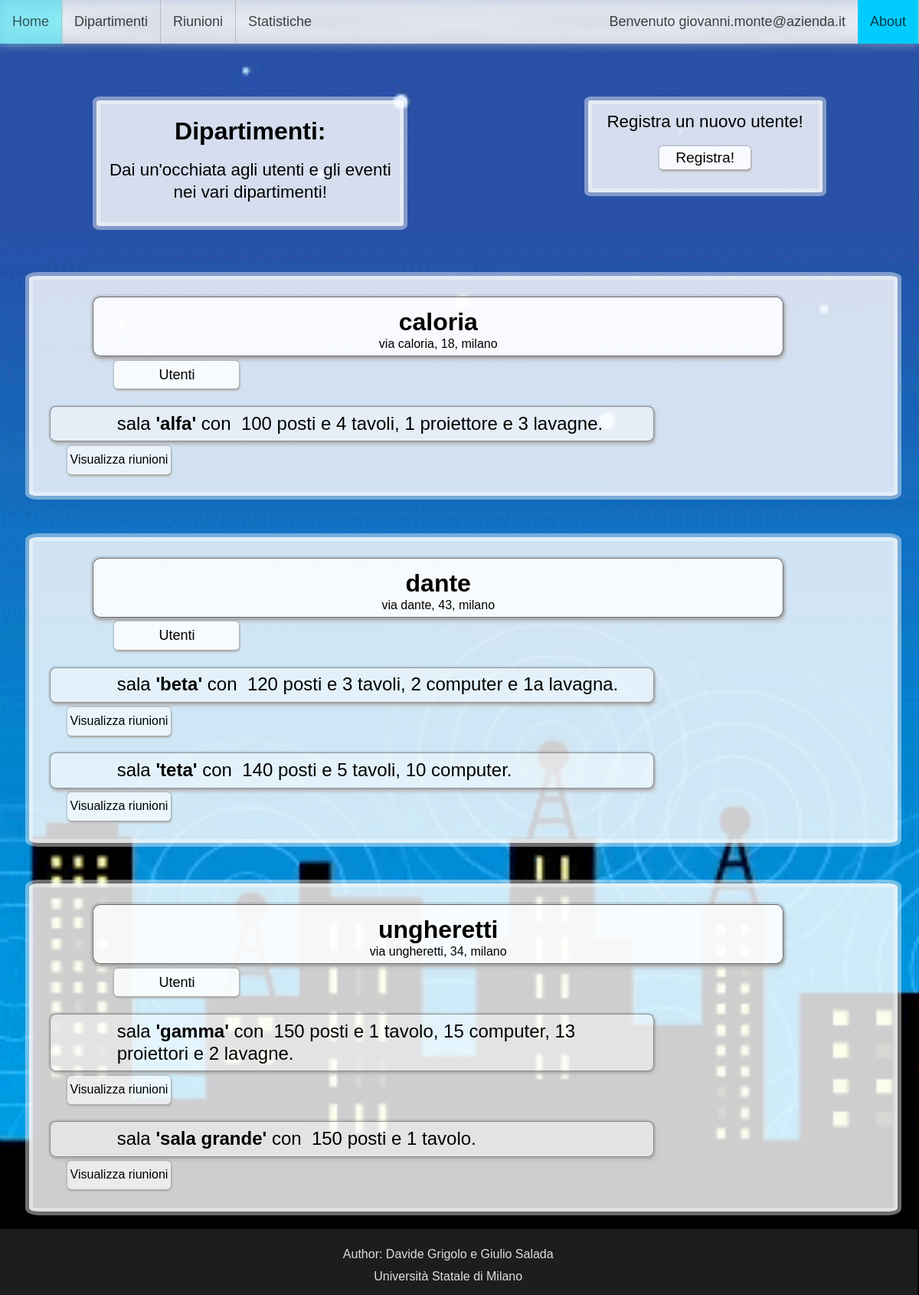
Screenshot of /Progetto/Frontend/SALEriun.php (signed in) with the database file from the repository.
### tables this page shows
CREATE TABLE `sala_riunione` (
  `ID_Sala` int(11) NOT NULL,
  `nome` varchar(50) NOT NULL,
  `n_posti` int(11) DEFAULT 0,
  `n_tavoli` int(11) DEFAULT 0,
  `n_computer` int(11) DEFAULT NULL,
  `n_proiettori` int(11) DEFAULT NULL,
  `n_lavagne` int(11) DEFAULT NULL,
  `nome_Dipartimento` varchar(50) NOT NULL
);

CREATE TABLE `dipartimento` (
  `Nome` varchar(50) NOT NULL,
  `Indirizzo` varchar(255) NOT NULL
);

### Progetto/common/DBquery.php (called while the page is built, shortened)
<?php
function SALAriun2($data){
  include "../Backend/DBconnect.php";
  $query = "SELECT sala_riunione.*, riunione.*, dipartimento.Indirizzo
  FROM (sala_riunione LEFT JOIN riunione ON  riunione.ID_Sala = sala_riunione.ID_Sala)
  INNER JOIN dipartimento ON sala_riunione.nome_Dipartimento = dipartimento.Nome
  WHERE ((riunione.data >= $data) OR (riunione.data IS NULL))
  ORDER BY nome_Dipartimento, sala_riunione.nome, riunione.data DESC, riunione.orario_inizio DESC, riunione.ID_Riunione";
  $res = $cid->query($query)
    or die("<p>Impossibile eseguire query.</p>"
    . "<p>Codice errore " . $cid->errno
      . ": " . $cid->error) . "</p>";
  if ($res->num_rows > 0) {
    return $res;
  }
}
function SALAriun_Users($dip){
  include "../Backend/DBconnect.php";
  $query = "SELECT dipendente.nome, dipendente.cognome, dipendente.Email, dipendente.email_auth, dipendente.data_auth
  FROM dipendente
  WHERE nome_Dipartimento = '$dip'
  ORDER BY dipendente.nome, dipendente.cognome";
  $res = $cid->query($query)
    or die("<p>Impossibile eseguire query.</p>"
    . "<p>Codice errore " . $cid->errno
      . ": " . $cid->error) . "</p>";
  if ($res->num_rows > 0) {
    return $res;
  }
}
function SALAriun_IS_Dir($mail){
  include "../Backend/DBconnect.php";
  $query = "SELECT *
  FROM dipendente
  WHERE dipendente.Email = '$mail' AND dipendente.Ruolo = 'direttore'";
  $res = $cid->query($query)
    or die("<p>Impossibile eseguire query.</p>"
    . "<p>Codice errore " . $cid->errno
      . ": " . $cid->error) . "</p>";
  if ($res->num_rows > 0) {
    return true;
  } else {
    return false;
  }
}
?>

### Progetto/frontend/SALEriun.php (the view, shortened to what this page needs)
<!DOCTYPE html>
<html lang="en">
    <head>
        <link rel="stylesheet" type="text/css" href="../CSS/sito.css">
        <link rel="stylesheet" type="text/css" href="../CSS/SALEriun.css">
        <link rel="stylesheet" type="text/css" href="../CSS/SALEriun_REG.css">
    </head>
    <body>
        <?php session_start(); include "../Backend/PAGEcheck.php"; $mail = $_SESSION["logged"]; include "../common/NAVBar.php"; include "../common/DBquery.php";?>
        <div class="DIVbox MAINtitle">
            <h1>Dipartimenti:</h1>
            <p style = "margin-bottom: 0px; font-size:140%;">Dai un'occhiata agli utenti e gli eventi nei vari dipartimenti!</p>
        </div>
        <?php
        if (SALAriun_IS_Dir($mail)==true){
            echo '
            <div class="DIVbox MAINtitle MAINtitleREG">
            <p class = "pREG" style = "margin-bottom: 0px; margin-top: 3%; font-size:140%;">Registra un nuovo utente!</p>
            <a href="SALEriun_REG.php">
                <input class="BTNreg" type="submit" value = "Registra!"/>
            </a>
            </div>
            ';
        };
        ?>
        <?php
        $res = SALAriun2(date("Y/m/d"));
        $prevDIP = '';
        $prevSALA = '';
        $RIUNapri = 0;
        if ($res != NULL){
            while($row = $res->fetch_assoc()) {
                if (($row['ID_Sala'] != $prevSALA) && ($RIUNapri == 1)){
                    echo "</table></details>";
                    $RIUNapri = 0;
                }
                if (($row['nome_Dipartimento'] != $prevDIP) && ($prevDIP != '')){
                    echo "</div>"; }
                if ($row['nome_Dipartimento'] != $prevDIP) {
                    echo '<div class="DIVbox">'
                    . "<div class='Title'><h1>" . $row['nome_Dipartimento']
                    . "</h1>" . $row['Indirizzo'] . "</div>";
                    $prevDIP = $row['nome_Dipartimento'];
                    $RESusers = SALAriun_Users($row['nome_Dipartimento']);
                    if ($RESusers != NULL){
                        echo "<details><summary class = 'BTNutenti'>Utenti</summary><table class='elenco'>";
                        while($ROWusers = $RESusers->fetch_assoc()) {
                            echo "<tr><td>  " . $ROWusers["nome"] . " " . $ROWusers["cognome"];
                            if (SALAriun_IS_Dir($mail)==true && $ROWusers["Email"] != $mail){
                                $ROWusersEMAIL = $ROWusers["Email"];
                                echo '</td><td>' .
                                '<a class=BTNreg onclick="return confirm_click();" href="../Backend/SALEriun_DEL.php?Email=' . "'" . $ROWusersEMAIL . "'" . '">ELIMINA</a>';
                                if (SALAriun_IS_Dir($ROWusers["Email"])!=true){
                                    if ($ROWusers["email_auth"] != NULL && $ROWusers["data_auth"] > date("Y-m-d")){
                                        echo "</td><td>autorizzato dal " . date("d-m-Y", strtotime($ROWusers["data_auth"]));
                                    } else if ($ROWusers["email_auth"] != NULL){
                                        echo "</td><td><a>Autorizzato</a></td><td>";
                                    } else if ($ROWusers["email_auth"] == NULL){
                                    echo "</td><td>" .
                                    '<form method="GET" action="../Backend/SALEriun_AUTH.php?" style ="display: inline">
                                    <details style ="margin-right:0;"><summary class = "BTNutenti " style ="display: inline; width: max-content; margin-left:0%; background-color:white;" >Autorizza</summary>
                                    <input type="date" name="AUTHdate" id="AUTHdate" style ="display: inline; margin-left:3%">
                                    <input class=BTNreg id="btnSubmit" type="submit" name = "OK" style ="display: inline; margin-left:3%">
                                    <input type = "hidden" name = "Email" value = "' . $ROWusersEMAIL . '" /></details></form>';
                                    }
                                } else if (SALAriun_IS_Dir($ROWusers["Email"])==true){
                                    echo "</td><td><a>Direttore</a></td><td>";
                                }
                            }
                            echo "</td></tr>";
                        }
                        echo "</table></details>";
                    } else {
                        echo "<p>nessun dipendente</p>";
                    }
                }
                if (($RIUNapri != 1)){
                    echo "<div class='Title Sala'><h2>sala <b>'" . $row['nome'] . "'</b> con &nbsp" .
                    $row['n_posti'] . " posti";
                    if (!empty($row['n_tavoli'])){
                        if ($row['n_tavoli'] == 1){    echo " e 1" . " tavolo";
                        } else { echo " e " . $row['n_tavoli'] . "  tavoli"; }
                    }
                    if (empty($row['n_computer']) && empty($row['n_proiettori']) && empty($row['n_lavagne'])){
                    } else {
                        echo ", ";
                        if (!empty($row['n_computer'])){
                            echo " " . $row['n_computer'] . " computer";
                        }
                        if (!empty($row['n_proiettori'])){
                            if (!empty($row['n_computer']) && !empty($row['n_lavagne'])){
                                echo ",";
                            } else if (!empty($row['n_computer'])){
                                echo " e";
                            }
                            if ($row['n_proiettori'] == 1){ echo " 1" . " proiettore";
                            } else { echo " " . $row['n_proiettori'] . " proiettori"; }
                        }
                        if (!empty($row['n_lavagne'])){
                            if (!empty($row['n_computer']) || !empty($row['n_lavagne'])){
                                echo " e";
                            }
                            if ($row['n_lavagne'] == 1){    echo " 1a" . " lavagna";
                            } else { echo " " . $row['n_lavagne'] . "  lavagne"; }
                        }
                    }
                    echo ".</h2></div>";
                    $prevSALA = $row['ID_Sala']; }
                if (($row['ID_Riunione'] != NULL) && ($RIUNapri != 1)){
                    echo "<details><summary>Visualizza riunioni</summary>";
                    echo '<table class="elenco elencoRiunioni"><tr>
                    <td>ID</td>
                    <td>tema</td>
                    <td>data</td>
                    <td>inizio</td>
                    <td>fine</td>
                    <td>creatore</td></tr>';
                    $RIUNapri = 1;
                }
            }
            if ($RIUNapri == 1){
                echo "</table></details>";
            }
            echo "</div>";
        }
        ?>
    </body>
</html>

### Progetto/CSS/sito.css (style rules this page uses)
body { font-size: 12pt; line-height: 1.8em; font-family: Arial, sans-serif; background-image: url("../immagini/animated-pattern.gif"); background-size: auto 100%; background-attachment:fixed; color: #ffffffad; }
.DIVbox { text-align: center; height:min-content; position:static; color: black; outline: 5px solid rgba(253, 253, 253, 0.432); border: 5px solid rgba(253, 253, 253, 0.397); border-radius: 1%; background-color: rgba(255, 255, 255, 0.808); font-size:medium; line-height: fit-content; }
.footer { clear: both; position: relative; height: 80px; margin-top: -80px; width: 103%; margin-left: -3%; margin-bottom: -1%; text-align: center; padding: 3px; background-color: rgba(37, 37, 37, 0.801); color: rgba(255, 255, 255, 0.856); }

### Progetto/CSS/SALEriun.css (style rules this page uses)
details > summary { height: min-content; padding: 4px; width: fit-content; margin-left: 4%; background-color: #feffff98; border-radius: 5px; box-shadow: 1px 3px 3px #bbbbbb; cursor: pointer; font-size:medium; list-style-type:none; outline: 2px solid rgba(0, 0, 0, 0.089); }
.BTNutenti { width: 155px; font-size:large; background-color: #feffffda; margin-left: 9.5%; }
.DIVbox { padding-bottom: 2%; margin: 2.5%; margin-bottom: 2%; float: left; width:95%; }
.MAINtitle { margin: 5%; padding-bottom: 2%; width: 33%; margin-left: 10%; margin-bottom: 3%; margin-right: 2%; }
.MAINtitleREG { float: right; width: 25%; margin-right: 10%; }
.BTNreg { width: 40%; font-size:larger; background-color: #feffffda; height: fit-content; padding: 4px; margin-top: 6%; border-radius: 5px; border: 0px; box-shadow: 1px 3px 3px #bbbbbb; cursor: pointer; outline: 2px solid rgba(0, 0, 0, 0.089); }
.BTNreg:enabled { cursor: pointer; }
.Title { width: 80%; background-color: #ffffffd7; margin: 2%; margin-left:7%; margin-bottom: .5%; height: 2%; border: 1px solid rgba(0, 0, 0, 0.582); border-radius: 10px; outline: 3px solid rgba(0, 0, 0, 0.089); box-shadow: 2px 5px 5px #bbbbbb; }
.Sala { background-color: #ffffff70; box-shadow: 2px 4px 4px #bbbbbb; border-radius: 8px; width: 70%; margin-left:2%; border: .4px solid rgba(0, 0, 0, 0.397); outline: 2px solid rgba(0, 0, 0, 0.089); }
.Title h1, .Title h2 { margin: 0%; }
.Title h1 { padding: 2%; padding-bottom: 0%; font-weight:bold; }
.Title h2 { padding: 1%; margin-left:10%; text-align: left; font-weight:lighter; }

### rows the page displays
sala_riunione: nome_Dipartimento "caloria", nome_Dipartimento.Indirizzo "via caloria, 18, milano", nome "alfa", n_posti "100", n_tavoli "4", n_proiettori "1", n_lavagne "3"
sala_riunione: nome_Dipartimento "dante", nome_Dipartimento.Indirizzo "via dante, 43, milano", nome "beta", n_posti "120", n_tavoli "3", n_computer "2", n_lavagne "e"
sala_riunione: nome "teta", n_posti "140", n_tavoli "5", n_computer "10"
sala_riunione: nome_Dipartimento "ungheretti", nome_Dipartimento.Indirizzo "via ungheretti, 34, milano", nome "gamma", n_posti "150", n_tavoli "e 1", n_computer "15", n_proiettori "13", n_lavagne "2"
sala_riunione: nome "sala grande", n_posti "150", n_tavoli "e 1"

### other values shown
$mail "giovanni.monte@azienda.it"
